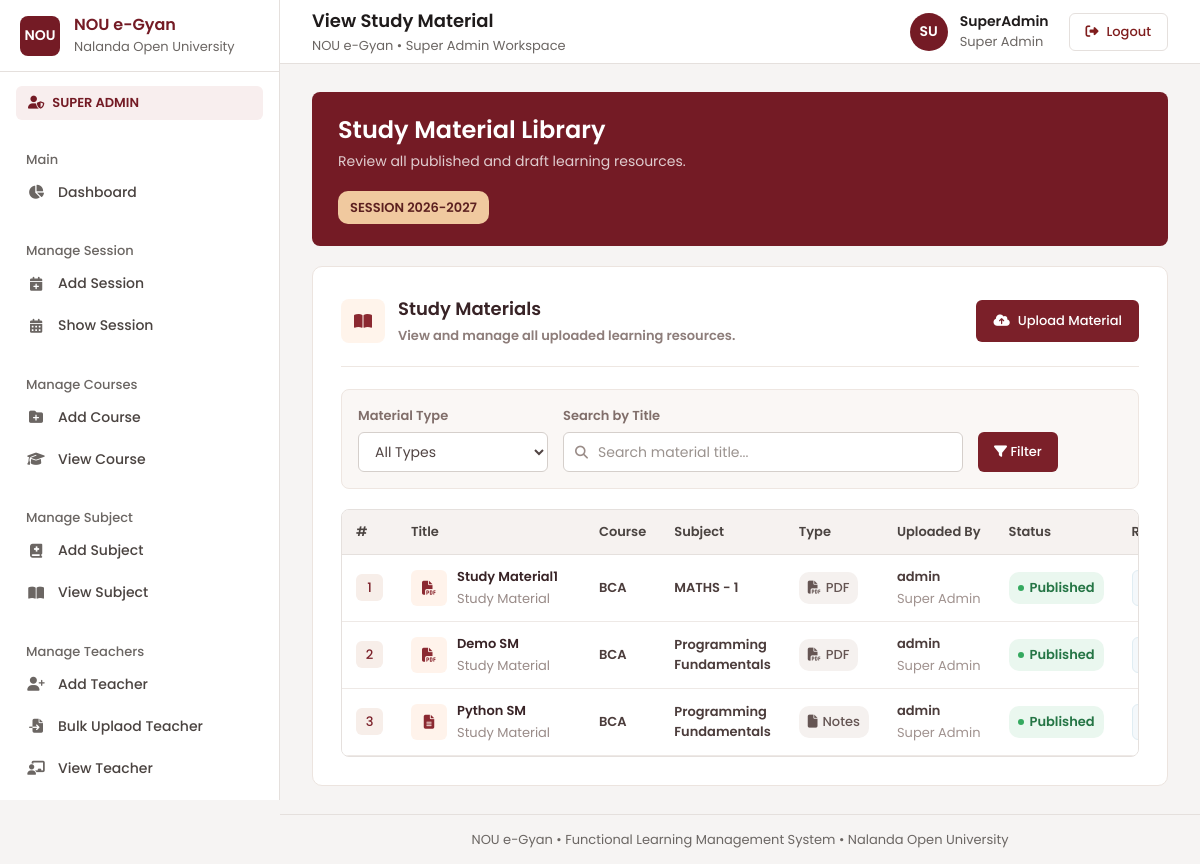
/viewsm (signed in), run on the app's committed database.
### myapp/models.py (models this page shows, shortened)
class tbl_StudyMaterial(models.Model):
    id=models.IntegerField(primary_key=True,auto_created=True)
    title = models.CharField(max_length=200)
    material_type = models.CharField(max_length=50)
    course = models.CharField(max_length=100)
    subject = models.CharField(max_length=100)
    material_file = models.FileField(
        upload_to='study_material/',
        null=True,
        blank=True
    )
    external_url = models.URLField(null=True,blank=True)
    status = models.CharField(max_length=20,default='Published')
    description = models.TextField( null=True,blank=True)
    create_by=models.ForeignKey(
        User,
        on_delete=models.SET_NULL,null=True
    )

### myapp/views.py (the view)
# urls.py: path("viewsm",viewsm,name="viewsm"),
@cache_control(no_cache=True, must_revalidate=True, no_store=True)
@login_required
def viewsm(request):
    materials = tbl_StudyMaterial.objects.all()
    material_type = request.GET.get("material_type", "")
    search = request.GET.get("search", "")
    if material_type:
        materials = materials.filter(material_type=material_type)
    if search:
        materials = materials.filter(title__icontains=search)
    return render(
        request,
        "superadmin/viewsm.html",
        {
            "materials": materials,
            "selected_type": material_type,
            "search": search,
        }
    )

### myapp/templates/superadmin/viewsm.html (shortened to what this page needs)
{% extends 'superadmin/base.html' %}
{% block page_title %}View Study Material{% endblock %}
{% block content %}
<div class="study-page">
    <section class="study-hero">
        <h1>Study Material Library</h1>
        <p>
            Review all published and draft learning resources.
        </p>
        <span class="session-tag">
            SESSION 2026-2027
        </span>
    </section>
    <section class="study-section">
        <div class="section-head">
            <div class="section-title">
                <div class="section-icon">
                    <i class="fa-solid fa-book-open"></i>
                </div>
                <div>
                    <h2>Study Materials</h2>
                    <p>View and manage all uploaded learning resources.</p>
                </div>
            </div>
            <a href="{% url 'uploadsm' %}" class="add-btn">
                <i class="fa-solid fa-cloud-arrow-up"></i>
                Upload Material
            </a>
        </div>
        <form method="GET" class="material-filters">
            <div class="filter-group">
                <label>Material Type</label>
                <select name="material_type" onchange="this.form.submit()">
                    <option value="">All Types</option>
                </select>
            </div>
            <div class="filter-group search-group">
                <label>Search by Title</label>
                <div class="search-box">
                    <i class="fa-solid fa-magnifying-glass"></i>
                    <input
                        type="text"
                        name="search"
                        value="{{ search }}"
                        placeholder="Search material title..."
                    >
                </div>
            </div>
            <button type="submit" class="filter-btn">
                <i class="fa-solid fa-filter"></i>
                Filter
            </button>
        </form>
        <div class="table-wrap">
            <table class="study-table">
                <thead>
                    <tr>
                        <th>#</th>
                        <th>Title</th>
                        <th>Course</th>
                        <th>Subject</th>
                        <th>Type</th>
                        <th>Uploaded By</th>
                        <th>Status</th>
                        <th>Resource</th>
                    </tr>
                </thead>
                <tbody>
                    {% for material in materials %}
                    <tr>
                        <td>
                            <span class="number-badge">
                                {{ forloop.counter }}
                            </span>
                        </td>
                        <td>
                            <div class="material-name">
                                <div class="material-icon">
                                    {% if material.material_type == "PDF" %}
                                        <i class="fa-solid fa-file-pdf"></i>
                                    {% elif material.material_type == "Video" %}
                                        <i class="fa-solid fa-video"></i>
                                    {% elif material.material_type == "Link" %}
                                        <i class="fa-solid fa-link"></i>
                                    {% else %}
                                        <i class="fa-solid fa-file-lines"></i>
                                    {% endif %}
                                </div>
                                <div>
                                    <strong>{{ material.title }}</strong>
                                    <small>Study Material</small>
                                </div>
                            </div>
                        </td>
                        <td>
                            <div class="course-text">
                                <strong>{{ material.course }}</strong>
                            </div>
                        </td>
                        <td>
                            <div class="subject-text">
                                <strong>{{ material.subject }}</strong>
                            </div>
                        </td>
                        <td>
                            <span class="type-badge">
                                {% if material.material_type == "PDF" %}
                                    <i class="fa-solid fa-file-pdf"></i>
                                {% elif material.material_type == "Video" %}
                                    <i class="fa-solid fa-video"></i>
                                {% elif material.material_type == "Link" %}
                                    <i class="fa-solid fa-link"></i>
                                {% else %}
                                    <i class="fa-solid fa-file"></i>
                                {% endif %}
                                {{ material.material_type }}
                            </span>
                        </td>
                        <td>
                            <div class="subject-text">
                                <strong>
                                    {{ material.create_by }}
                                </strong>
                                <small>Super Admin</small>
                            </div>
                        </td>
                        <td>
                            {% if material.status == "Published" %}
                                <span class="status status-published">
                                    <span class="status-dot"></span>
                                    Published
                                </span>
                            {% else %}
                                <span class="status status-draft">
                                    <span class="status-dot"></span>
                                    Draft
                                </span>
                            {% endif %}
                        </td>
                        <td>
                            {% if material.material_file %}
                                <a href="{{ material.material_file.url }}"
                                   target="_blank"
                                   class="resource-btn">
                                </a>
                            {% else %}
                                <span class="no-resource">
                                    No Resource
                                </span>
                            {% endif %}
                        </td>
                    </tr>
                    {% endfor %}
                </tbody>
            </table>
        </div>
    </section>
</div>
{% endblock %}

### myapp/templates/superadmin/base.html (style rules this page uses)
* { margin: 0; padding: 0; box-sizing: border-box; }
html, body { width: 100%; min-height: 100%; }
body { font-family: "Poppins", sans-serif; background: #f4f6f9; color: #1e293b; }
a { text-decoration: none; }

### myapp/templates/partials/poppins.html (style rules this page uses)
:root { --font-poppins: "Poppins", system-ui, -apple-system, "Segoe UI", Roboto, sans-serif; --fw-light: 300; --fw-regular: 400; --fw-medium: 500; --fw-semibold: 600; --fw-bold: 700; --fw-extrabold: 800; }
html, body, button, input, select, textarea, optgroup, option, table, caption, th, td, h1, h2, h3, h4, h5, h6, p, a, span, div, label, ul, ol, li, dl, dt, dd, small, strong, b, em, legend, summary, figcaption, blockquote, section, header, footer, nav, main, aside, article, form, fieldset { font-family: var(--font-poppins); }
html { -webkit-text-size-adjust: 100%; text-size-adjust: 100%; }
body { font-weight: var(--fw-regular); -webkit-font-smoothing: antialiased; -moz-osx-font-smoothing: grayscale; text-rendering: optimizeLegibility; -webkit-tap-highlight-color: transparent; }

### data on the page
tbl_StudyMaterial: title "Study Material1", course "BCA", subject "MATHS - 1", material_type "PDF", create_by "admin", status "Published" (drawn)
tbl_StudyMaterial: title "Demo SM", course "BCA", subject "Programming Fundamentals", material_type "PDF", create_by "admin", status "Published" (drawn)
tbl_StudyMaterial: title "Python SM", course "BCA", subject "Programming Fundamentals", material_type "Notes", create_by "admin", status "Published" (drawn)
